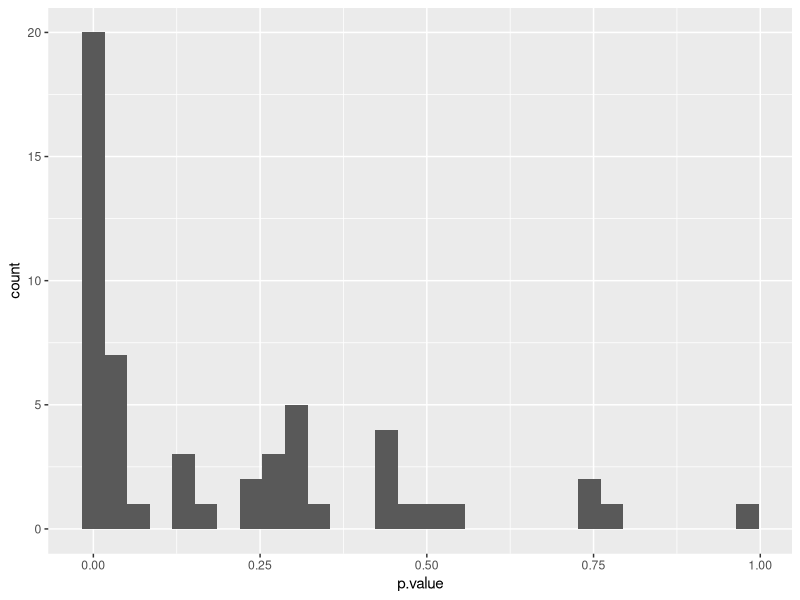
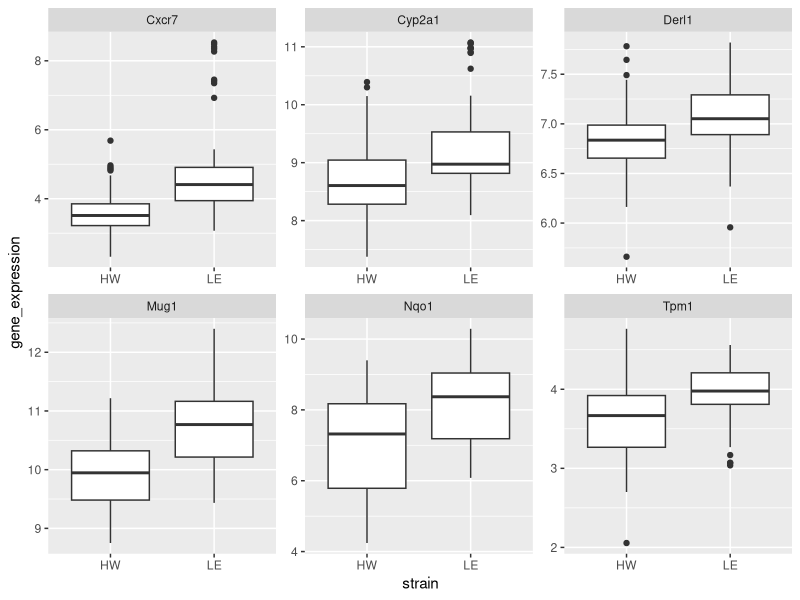
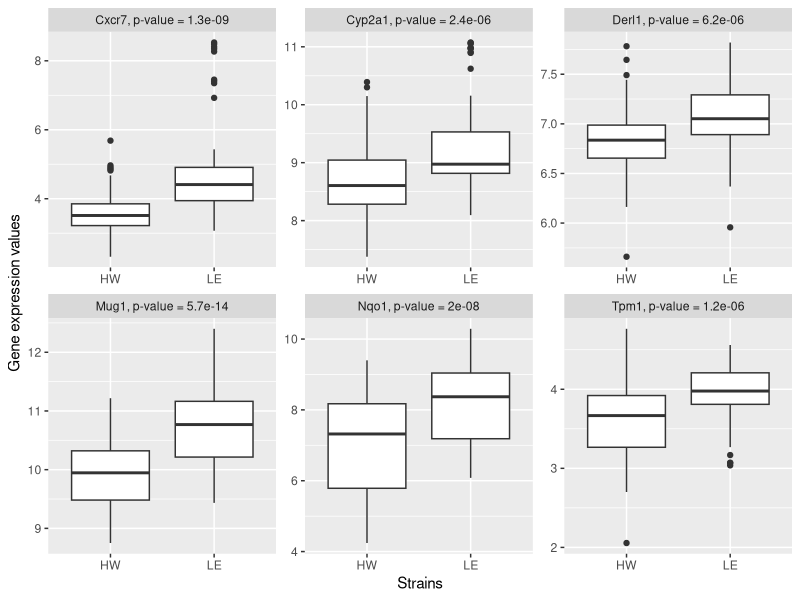
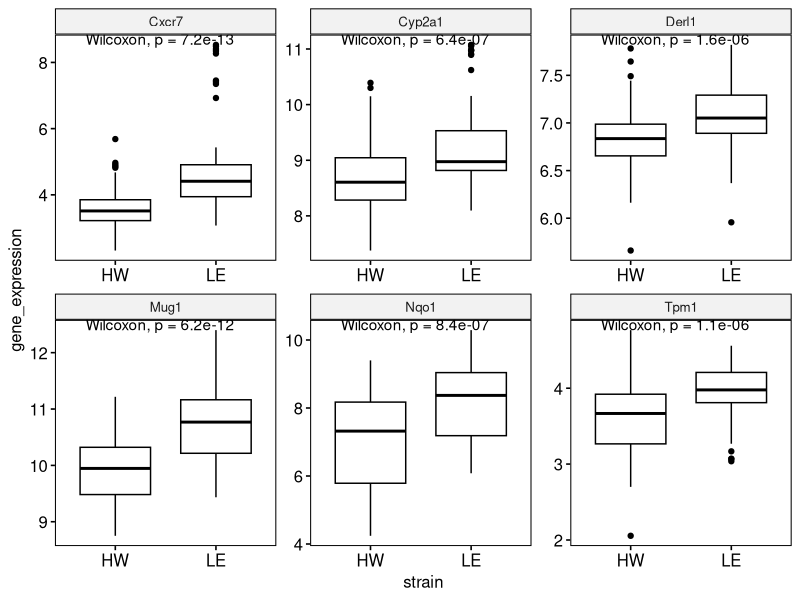

Write R code to recreate these figures, in order.
## ---- chunk 1
library(tidyverse)
## ---- chunk 2
session3_data = read_csv(file = "data/session3_data.csv") %>% 
  dplyr::select(-time, -dose)

clean_data = session3_data %>% 
  dplyr::mutate_if(.predicate = is.numeric, .funs = log) 

clean_data
## ---- chunk 3
t.test(Ahrr ~ strain, data = clean_data)
## ---- chunk 4
t.test(Ahrr ~ strain, data = clean_data) %>% 
  broom::tidy()
## ---- chunk 5
t.test(Cxcr7 ~ strain, data = clean_data) %>% 
  broom::tidy()
## ---- chunk 6
for (i in 1:5){
  print(i)
}
## ---- chunk 7
tidy_test = function(this_data){
  t.test(gene_expression ~ strain, data = this_data) %>% 
    broom::tidy()
}
## ---- chunk 8
gene_long = clean_data %>%
  tidyr::pivot_longer(
    cols = -c("strain", "sample"),
    names_to = "gene_symbol",
    values_to = "gene_expression")

gene_long
## ---- chunk 9
gene_nest = gene_long %>% 
  group_by(gene_symbol) %>% 
  tidyr::nest(.key = "small_data") %>% 
  dplyr::ungroup()

gene_nest

gene_nest$small_data[1:2]
## ---- chunk 10
gene_test = gene_nest %>% 
  dplyr::mutate(
    tidy_result = purrr::map(
      .x = small_data,
      .f = tidy_test)
  )

gene_test
## ---- chunk 11
gene_test$tidy_result[1:2]

gene_test_long = gene_test %>% 
  tidyr::unnest(tidy_result)

gene_test_long
## ---- chunk 12
gene_test_long %>% 
  ggplot(aes(x = p.value)) +
  geom_histogram()
## ---- chunk 13
gene_test_long %>% 
  dplyr::filter(rank(p.value) <= 6) 

boxplot_data = gene_test_long %>% 
  dplyr::filter(rank(p.value) <= 6) %>% 
  tidyr::unnest(small_data)

boxplot_data
## ---- chunk 14
boxplot_data %>% 
  ggplot(aes(x = strain, 
             y = gene_expression)) +
  geom_boxplot() +
  facet_wrap(~ gene_symbol, scales = "free")
## ---- chunk 15
boxplot_data %>% 
  dplyr::mutate(label = paste0(
    gene_symbol, ", p-value = ", signif(p.value, 2))) %>% 
  ggplot(aes(x = strain, 
             y = gene_expression)) +
  geom_boxplot() +
  facet_wrap(~ label, scales = "free") +
  labs(x = "Strains", 
       y = "Gene expression values")
## ---- chunk 16
library(ggpubr)
## ---- chunk 17
ggboxplot(
  data = boxplot_data,
  x = "strain", 
  y = "gene_expression",
  facet.by = "gene_symbol",
  scales = "free") +
  ggpubr::stat_compare_means()
## ---- chunk 18
sessionInfo()
